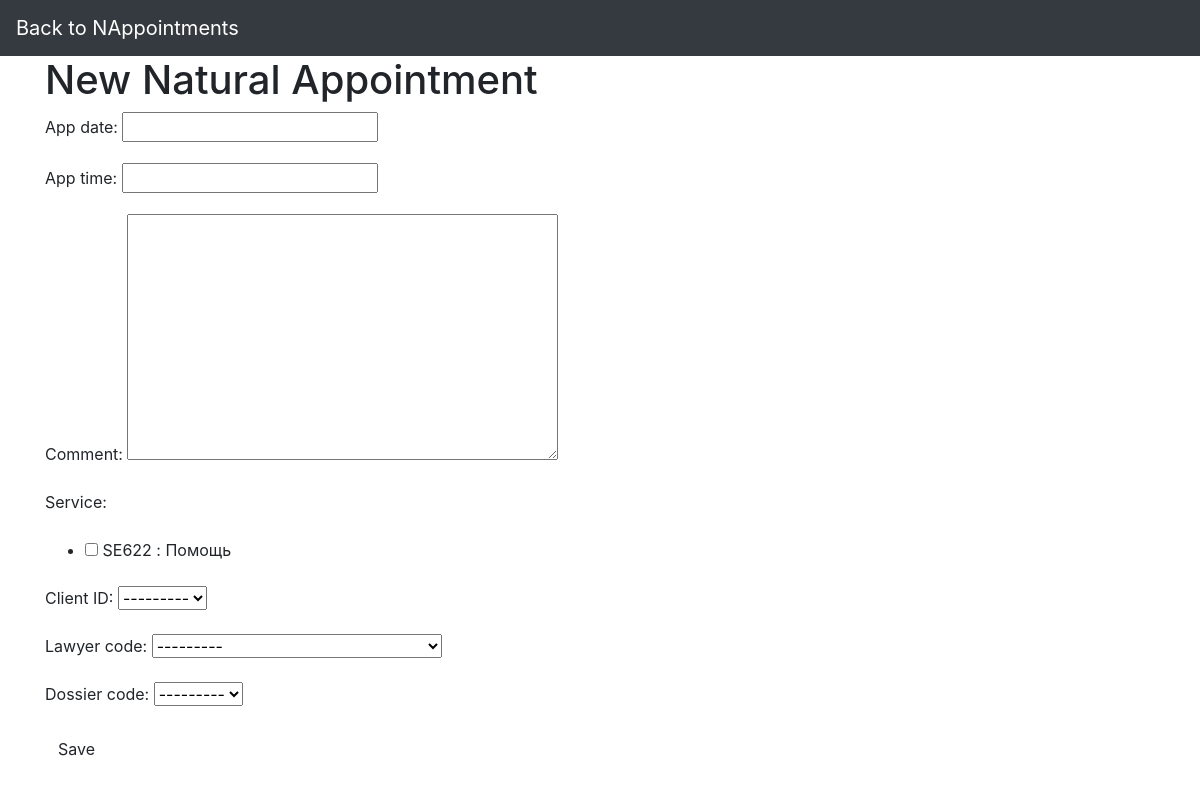
/database/appointment_N/create, run on an earlier commit of the app's database.
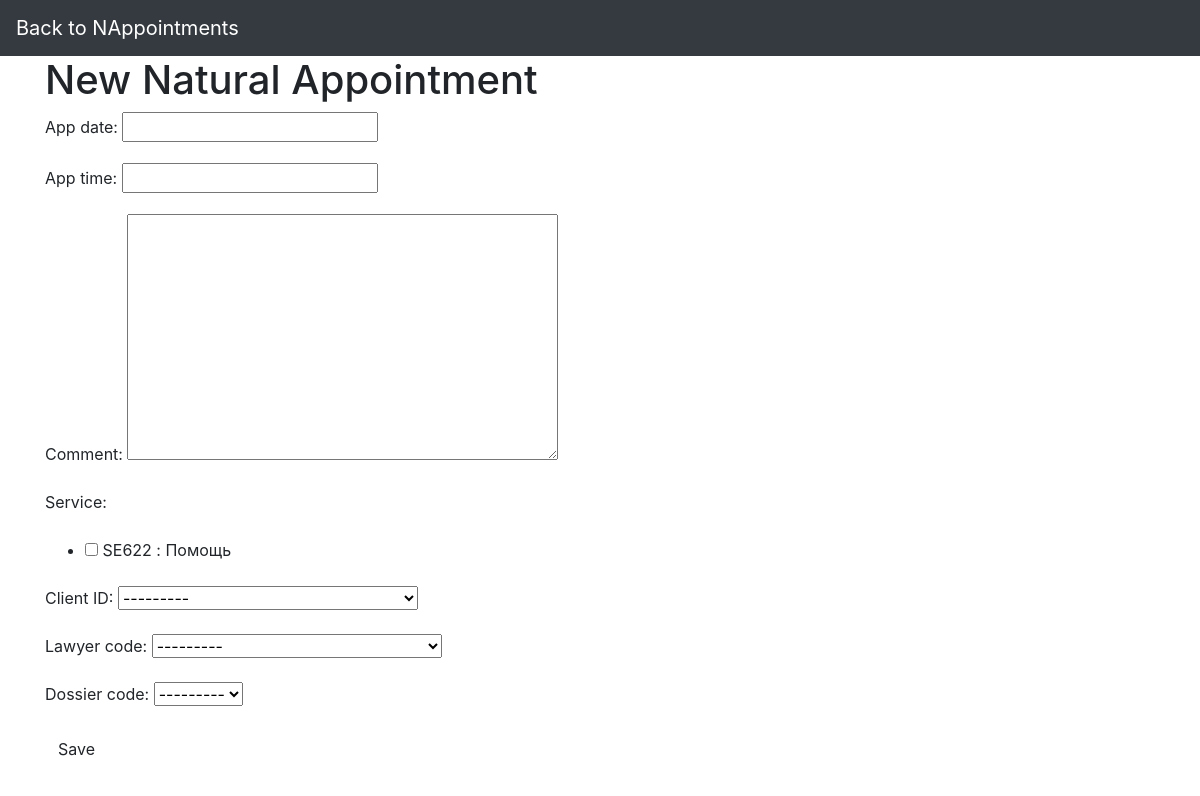
And on a later commit of the database.
### DataBase/models.py (models this page shows, shortened)
class Lawyer(models.Model):
    lawyer_code = models.CharField(max_length=8, primary_key=True)
    first_name = models.CharField(max_length=25)
    surname = models.CharField(max_length=25)
    mid_name = models.CharField(max_length=25)
    specialization = models.CharField(max_length=20)
    mail_info = models.EmailField(max_length=30)
    service = models.ManyToManyField(Services)
    work_days = models.ManyToManyField(Work_days)
    def __str__(self):
        return f'{self.lawyer_code} : {self.first_name} {self.surname}'
    class Meta:
        db_table = 'Lawyer'
        ordering = ['first_name']

class Client(models.Model):
    first_name = models.CharField(max_length=25)
    surname = models.CharField(max_length=25)
    mid_name = models.CharField(max_length=25)
    adr_city = models.CharField(max_length=30)
    adr_street = models.CharField(max_length=20)
    adr_build = models.IntegerField()
    mail_info = models.EmailField(max_length=30)
    class Meta:
        abstract = True
        ordering = ['first_name']

class Client_natural(Client):
    num_client_n = models.CharField(max_length=10, primary_key=True)
    birth_date = models.DateField()
    passport_date = models.DateField()
    passport_authority = models.CharField(max_length=6)
    def __str__(self):
        return f'{self.num_client_n} : {self.first_name} {self.surname}'
    class Meta(Client.Meta):
        db_table = 'Client_natural'

### DataBase/views.py (the view)
# urls.py: path('appointment_N/create', views.create_appointment_n, name='appointment_n-form'),
def create_appointment_n(request):
    if request.method == "POST":
        form = Appointment_NForm(request.POST)
        if form.is_valid():
            form.save()
            return redirect(request.POST['appoint_code_n'])
    else:
        form = Appointment_NForm()
    return render(request, 'create_appointment_n.html', {'form': form})

### DataBase/forms.py
class Appointment_NForm(ModelForm):
    comment = forms.CharField(required=False, widget=forms.Textarea)
    service = forms.ModelMultipleChoiceField(queryset=Services.objects.all(), widget=forms.CheckboxSelectMultiple)
    num_client_n = forms.ModelChoiceField(label='Client ID', queryset=Client_natural.objects.all())
    lawyer_code = forms.ModelChoiceField(label='Lawyer code', queryset=Lawyer.objects.all())
    code_dossier_n = forms.ModelChoiceField(label='Dossier code', queryset=Dossier_N.objects.all())
    class Meta:
        model = Appointment_N
        fields = ['app_date', 'app_time', 'comment', 'service', 'num_client_n', 'lawyer_code', 'code_dossier_n']

### DataBase/models.py (called while the page is built)
    def __str__(self):
        return f'{self.service_code} : {self.name_service}'

### DataBase/templates/create_appointment_n.html (shortened to what this page needs)
{% extends "base_generic.html" %}
{% block navbar %}
    <a class="navbar-brand" href="nappointments.html">Back to NAppointments</a>
{% endblock %}
{% block content %}
    <h1>New Natural Appointment</h1>
    <form method="POST" class="post-form">
        {{ form.as_p }}
        <button type="submit" class="save btn btn-default">Save</button>
    </form>
{% endblock %}

What changed in the data, as far as the page shows it:
added Client_natural: num_client_n "---------"
Also different on the page:
form field num_client_n: "---------" → (not shown)
